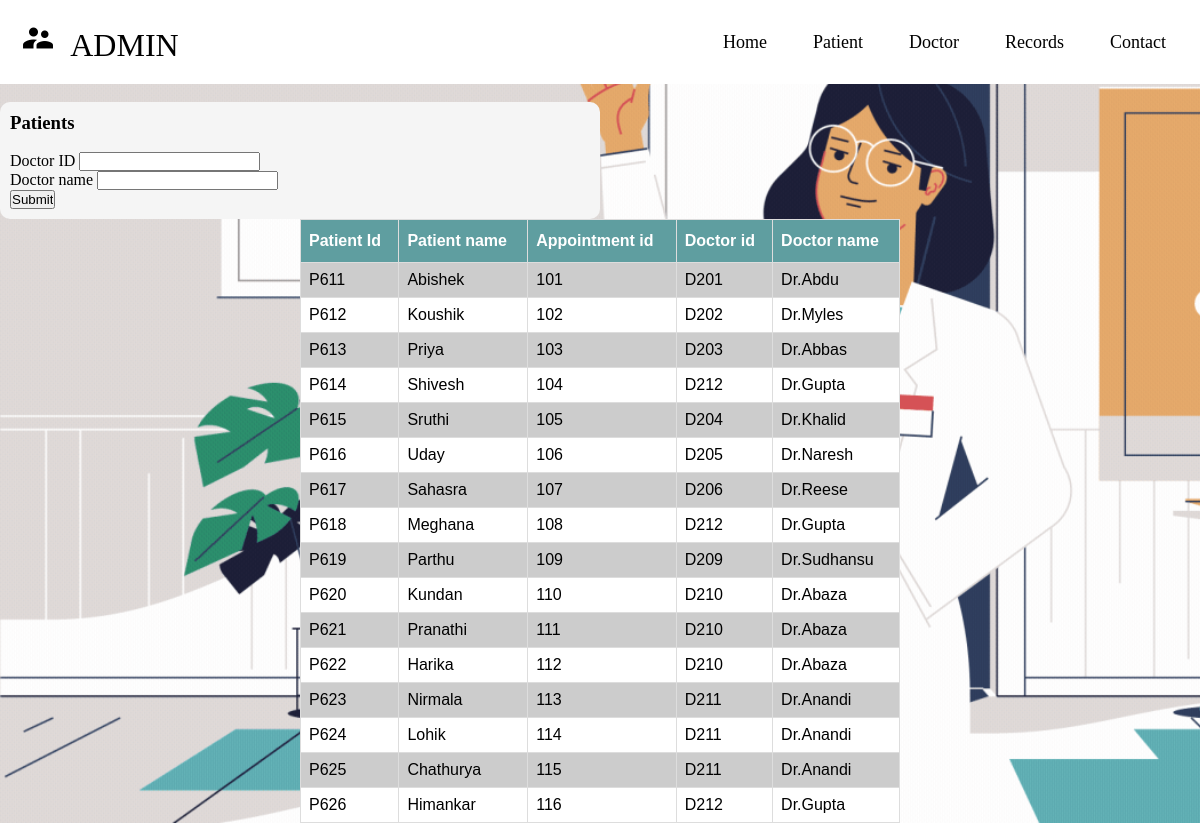
/PMS/admin/admin_doctor_patientscured.php, run on the app's committed database.
### tables this page shows
CREATE TABLE `appointment` (
  `Token` decimal(10,0) NOT NULL,
  `P_ID` varchar(6) NOT NULL,
  `C_Date` date DEFAULT NULL,
  `A_ID` varchar(5) NOT NULL,
  `D_ID` varchar(5) NOT NULL
);

CREATE TABLE `patient` (
  `P_ID` varchar(6) NOT NULL,
  `F_name` varchar(15) NOT NULL,
  `L_name` varchar(10) NOT NULL,
  `P_pwd` varchar(20) NOT NULL,
  `P_weight` decimal(3,0) DEFAULT NULL,
  `P_bg` varchar(4) NOT NULL,
  `P_address` varchar(20) DEFAULT NULL,
  `P_dob` date DEFAULT NULL,
  `P_gender` varchar(6) NOT NULL
);

CREATE TABLE `doctor` (
  `D_ID` varchar(5) NOT NULL,
  `D_phno` decimal(10,0) DEFAULT NULL,
  `D_name` varchar(15) NOT NULL,
  `D_gender` varchar(6) NOT NULL,
  `D_pwd` varchar(10) NOT NULL
);

### PMS/admin/admin_doctor_patientscured.php (the view, shortened to what this page needs)
<?php
  include 'admin_config.php';
?>
<!DOCTYPE html>
<html lang="en">
 <head>
   <link rel="stylesheet" href="admin.css" >
 </head>
 <body style="background-image: url('1.gif'); background-size: cover">
   <nav class="navbar">
     <div class="logo"><i class="material-icons" style="font-size:36px;">supervisor_account</i>&nbsp;  ADMIN</div>
     <ul class="nav-links">
       <div class="menu">
         <li><a href="../index.php">Home</a></li>
         <li class="services">
           <a href="admin_patient_details.php">Patient</a>
           <li class="services">
            <a href="admin_doctor_details.php">Doctor</a>
            <li class="services">
            <a href="admin_records_deaths.php">Records</a>
            <li><a href="admin_contact.php">Contact</a></li>
         </li>
     </ul>
   </nav><br>
   <div class="form-container" >
       <h3>Patients </h3><br>
    <form action="admin_doctor_patientscured.php"  method="POST">
      <label for="D_ID">Doctor ID</label>
      <input type="text" id="D_ID" name="D_ID" value=""><br>
      <label for="D_name">Doctor name</label>
      <input type="text" id="D_name" name="D_name" value=""><br>
      <input  name="submit" type="submit" class="btn">
    </form>
   </div>
   <table class="table_content">
       <tr>
           <th>Patient Id</th>
           <th>Patient name</th>
           <th>Appointment id</th>
           <th>Doctor id</th>
           <th>Doctor name</th>
       </tr>
       <?php
  if(!isset($_POST['submit']))
  {
      $query="select * from appointment natural join doctor natural join patient";
    $data =mysqli_query($conn, $query);
    if (mysqli_num_rows($data)>0)
    {
    while($row=mysqli_fetch_array($data))
        { ?>
            <tr>
                <td><?php echo $row['P_ID']; ?></td>
                <td><?php echo $row['F_name']; ?></td>
                <td><?php echo $row['Token']; ?></td>
                <td><?php echo $row['D_ID']; ?></td>
                <td><?php echo $row['D_name']; ?></td>
            </tr>
<?php
        }
    }
    else{
?>
    <tr>
    <td>Records Not Found!</td>
    </tr>
<?php
        }
    }
    ?>
 </body>
</html>

### PMS/admin/admin.css (style rules this page uses)
* { margin: 0; padding: 0; box-sizing: border-box; }
body { font-family: cursive; }
a { text-decoration: none; }
li { list-style: none; }
.navbar { display: flex; align-items: center; justify-content: space-between; padding: 20px; background-color: #fff; color: black; }
.nav-links a { color: black; }
.logo { font-size: 32px; }
.menu { display: flex; gap: 1em; font-size: 18px; }
.menu li { padding: 5px 14px; }
.services { position: relative; }
.form-container { background-color: whitesmoke; position: center; color:black; padding: 10px; max-width: 50%; border-radius: 10px; position: relative; overflow: hidden }

### PMS/admin/admin_doctor_patientscured.php (style rules this page uses)
.table_content { font-family: Arial, Helvetica, sans-serif; border-collapse: collapse; width: 50%; margin:auto; }
.table_content td, .table_content th { border: 1px solid #ddd; padding: 8px; }
.table_content tr:nth-child(even) { background-color: #ccc; }
.table_content tr:nth-child(odd) { background-color: #fff; }
.table_content th { padding-top: 12px; padding-bottom: 12px; text-align: left; background-color: cadetblue; color: white; }

### data on the page
appointment: P_ID "P611", P_ID.F_name "Abishek", Token "101", D_ID "D201", D_ID.D_name "Dr.Abdu"
appointment: P_ID "P612", P_ID.F_name "Koushik", Token "102", D_ID "D202", D_ID.D_name "Dr.Myles"
appointment: P_ID "P613", P_ID.F_name "Priya", Token "103", D_ID "D203", D_ID.D_name "Dr.Abbas"
appointment: P_ID "P614", P_ID.F_name "Shivesh", Token "104", D_ID "D212", D_ID.D_name "Dr.Gupta"
appointment: P_ID "P615", P_ID.F_name "Sruthi", Token "105", D_ID "D204", D_ID.D_name "Dr.Khalid"
appointment: P_ID "P616", P_ID.F_name "Uday", Token "106", D_ID "D205", D_ID.D_name "Dr.Naresh"
appointment: P_ID "P617", P_ID.F_name "Sahasra", Token "107", D_ID "D206", D_ID.D_name "Dr.Reese"
appointment: P_ID "P618", P_ID.F_name "Meghana", Token "108", D_ID "D212", D_ID.D_name "Dr.Gupta"
appointment: P_ID "P619", P_ID.F_name "Parthu", Token "109", D_ID "D209", D_ID.D_name "Dr.Sudhansu"
appointment: P_ID "P620", P_ID.F_name "Kundan", Token "110", D_ID "D210", D_ID.D_name "Dr.Abaza"
appointment: P_ID "P621", P_ID.F_name "Pranathi", Token "111", D_ID "D210", D_ID.D_name "Dr.Abaza"
appointment: P_ID "P622", P_ID.F_name "Harika", Token "112", D_ID "D210", D_ID.D_name "Dr.Abaza"
appointment: P_ID "P623", P_ID.F_name "Nirmala", Token "113", D_ID "D211", D_ID.D_name "Dr.Anandi"
appointment: P_ID "P624", P_ID.F_name "Lohik", Token "114", D_ID "D211", D_ID.D_name "Dr.Anandi"
appointment: P_ID "P625", P_ID.F_name "Chathurya", Token "115", D_ID "D211", D_ID.D_name "Dr.Anandi"
appointment: P_ID "P626", P_ID.F_name "Himankar", Token "116", D_ID "D212", D_ID.D_name "Dr.Gupta"
